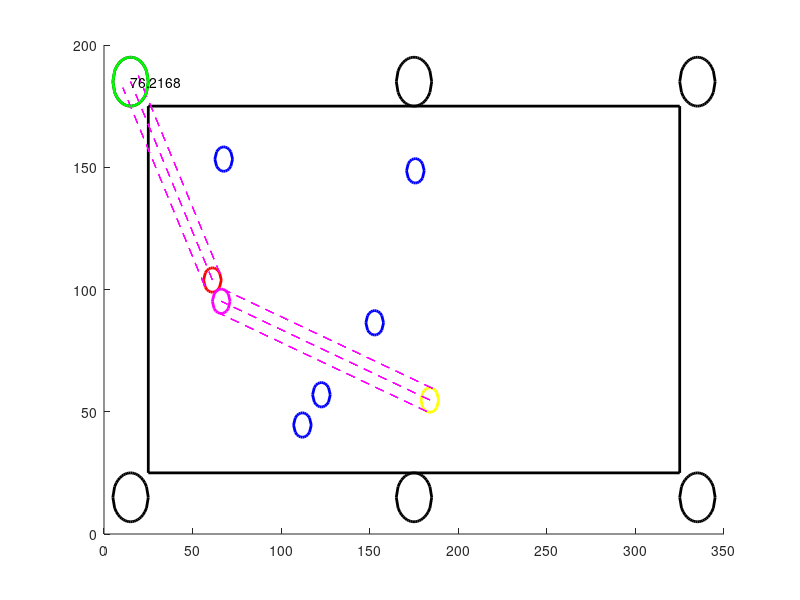

Write the MATLAB code that produced this figure.
function pooltable
clc;

global fov table BALL_SIZE accel;

BALL_SIZE = 5;
accel = 10;

fov.width = 350;
fov.height = 200;

table.width = 300;
table.height = 150;
table.x = 25;
table.y = 25;
table.pocket_r = 10;
table.NUM_POCKETS = 6;

w = table.width/2;
h = table.height/2;
r = table.pocket_r;

table.pockets = [ [-r -r]; ...       %Bottom left
    [-r 2*h+r]; ...    %Top left
    [w -r]; ...        %Center bottom
    [w 2*h+r];         %Center top
    [2*w+r -r]; ...    %Bottom right
    [2*w+r 2*h+r]; ... %Top right
    ];

table.pockets = table.pockets + repmat([table.x table.y], 6, 1);

plotTable();


cue = [rand*150+50 rand*120+40];
target = [rand*150+50 rand*120+40];

plotCircle(cue(1), cue(2), BALL_SIZE, 'y');
plotCircle(target(1), target(2), BALL_SIZE, 'r');

otherballs = [];
% plotCircle(otherballs(1), otherballs(2), BALL_SIZE, 'b');

for i=1:5
    randball = [rand*150+50 rand*120+40];
    plotCircle(randball(1), randball(2), BALL_SIZE, 'b');   
    otherballs = [otherballs; randball];
end

for i=1:table.NUM_POCKETS
    pocket = table.pockets(i, :);
    ghost = findGhost(target, pocket);

%     plotCircle(ghost(1), ghost(2), BALL_SIZE, '--m');
%     plotCircle(pocket(1), pocket(2), table.pocket_r, '--g');

    if isShotPossible(cue, ghost, pocket)
        
        pathClear = true;
        for j=1:size(otherballs, 1)
            if isBallInPath(cue, ghost, otherballs(j, :)) 
                pathClear = false;
                break;
            end
        end
        
        if ~pathClear
            continue;
        end
        
        for j=1:size(otherballs, 1)
            if isBallInPath(target, pocket, otherballs(j, :)) 
                pathClear = false;
                break;
            end
        end
        
        if pathClear
            plotCircle(ghost(1), ghost(2), BALL_SIZE, 'm');
            plotCircle(pocket(1), pocket(2), table.pocket_r, 'g');
            
            u_c = findInitVel(cue, ghost, target, pocket);
            text(pocket(1), pocket(2), num2str(u_c));            
        end
    end
end

% pc = findBestPocket(target);

return

%%Find initial velocity of cue to pot target into pocket
function u_c = findInitVel(cue, ghost, target, pocket)
global accel;

theta_gc = atan2(ghost(2) - cue(2), ghost(1) - cue(1));
theta_gt = atan2(target(2) - ghost(2), target(1) - ghost(1));
theta_ct = theta_gc - theta_gt;
s = norm(target - pocket);
d = norm(cue - ghost);

u_c = sqrt( 2*accel*s/(cos(theta_ct)*cos(theta_ct)) + 2*accel*d );

return
%% Is shot possible
%The angle subtended at ghost by cue-ghost and ghost-pocket vectors must be
%acute
function ret = isShotPossible(cue, ghost, pocket)
 
ret = true;
cg = norm(cue - ghost);
gp = norm(ghost - pocket);
cp = norm(cue - pocket);

%Law of cosines
theta = acos( (gp*cp + cg*cg - cp*cp)/(2*gp*cg));
if theta<pi/2
    ret = false;
end
return

%% Find ghost ball
function ghost = findGhost(ball, pocket)
global BALL_SIZE table;
theta = atan2(pocket(2)-ball(2), pocket(1)-ball(1));
ghost = [ball(1)-2*BALL_SIZE*cos(theta) ball(2)-2*BALL_SIZE*sin(theta)];

return

%% Is any ball in path to object
function ret = isBallInPath(src_t, dest_t, ball)
global BALL_SIZE

if norm(src_t - ball) < 2*BALL_SIZE || norm(dest_t - ball) < 2*BALL_SIZE
    ret = true;
    return;
end

error = 2;

src = src_t - ball;
dest = dest_t - ball;

theta = pi/2 - atan2(dest(2) - src(2), dest(1) - src(1));

%Center
dr = norm(dest - src);  
D = src(1)*dest(2) - dest(1)*src(2);

%Right line
src_r = [src(1) + BALL_SIZE*cos(theta) src(2) - BALL_SIZE*sin(theta)];
dest_r = [dest(1) + BALL_SIZE*cos(theta) dest(2) - BALL_SIZE*sin(theta)];
D_r = src_r(1)*dest_r(2) - dest_r(1)*src_r(2);

%Left line
src_l = [src(1) - BALL_SIZE*cos(theta) src(2) + BALL_SIZE*sin(theta)];
dest_l = [dest(1) - BALL_SIZE*cos(theta) dest(2) + BALL_SIZE*sin(theta)];
D_l = src_l(1)*dest_l(2) - dest_l(1)*src_l(2);

plot([src(1) dest(1)]+ball(1), [src(2) dest(2)]+ball(2), '--m');
plot([src_r(1) dest_r(1)]+ball(1), [src_r(2) dest_r(2)]+ball(2), '--m');
plot([src_l(1) dest_l(1)]+ball(1), [src_l(2) dest_l(2)]+ball(2), '--m');

delta_c = BALL_SIZE*BALL_SIZE*dr*dr - D*D;
delta_r = BALL_SIZE*BALL_SIZE*dr*dr - D_r*D_r;
delta_l = BALL_SIZE*BALL_SIZE*dr*dr - D_l*D_l;

%Ball cannot be in path is src-dest dist > src-ball. Accout for radius of
%ball and source
if norm(src_t - dest_t) + 2*BALL_SIZE - error < norm(src_t - ball)
    ret = false;
    return
end

if delta_c > 0 || delta_l > 0 || delta_r > 0
    %If both dest and src are on the same size of ball, there is no
    %overlap. The angle subtended at ball by src-ball and dest-ball will be
    %acute. The isShotPossible() calculates this, so reuse with diff args
    if ~isShotPossible(src_t, ball, dest_t)
        ret = false;
    else
        ret = true;
    end        
else
    ret = false;
end

return

%% Plot table
function plotTable()

global fov table
clf;
rectangle('Position', [table.x table.y table.width table.height], 'LineWidth', 2);
xlim([0 fov.width]);
ylim([0 fov.height]);

hold on;

for i=1:size(table.pockets, 1)
    pc = table.pockets(i, :);
    plotCircle(pc(1), pc(2), table.pocket_r, 'k');
end
return

%% Plot circle
function plotCircle(x, y, r, color)

xi = x-r:x+r;
yi = y + sqrt(r*r - (xi - x).*(xi - x));
yi = [yi y - sqrt(r*r - (xi - x).*(xi - x))];

plot([xi fliplr(xi)], yi, color, 'Linewidth', 2);
return